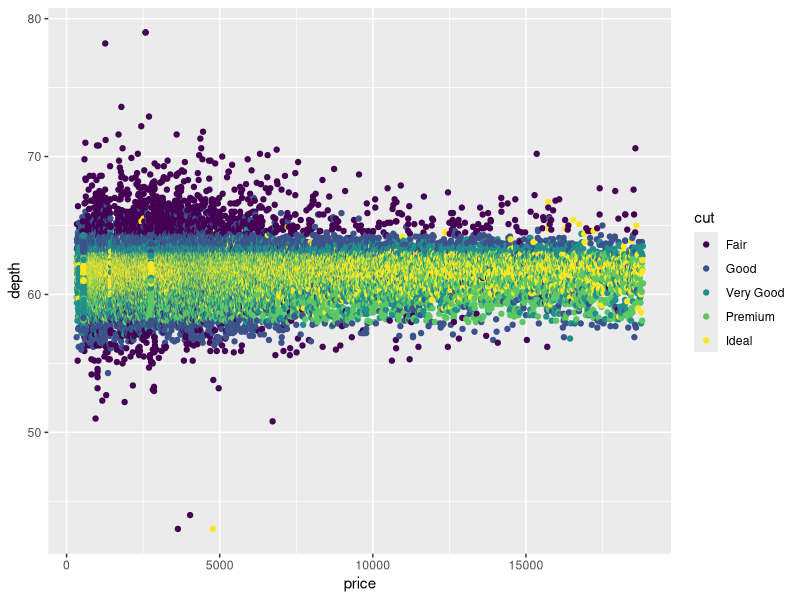
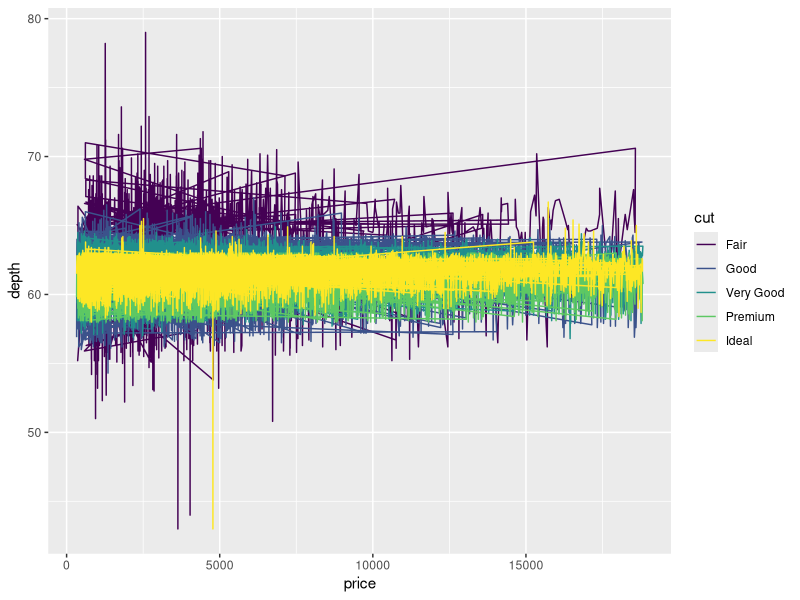
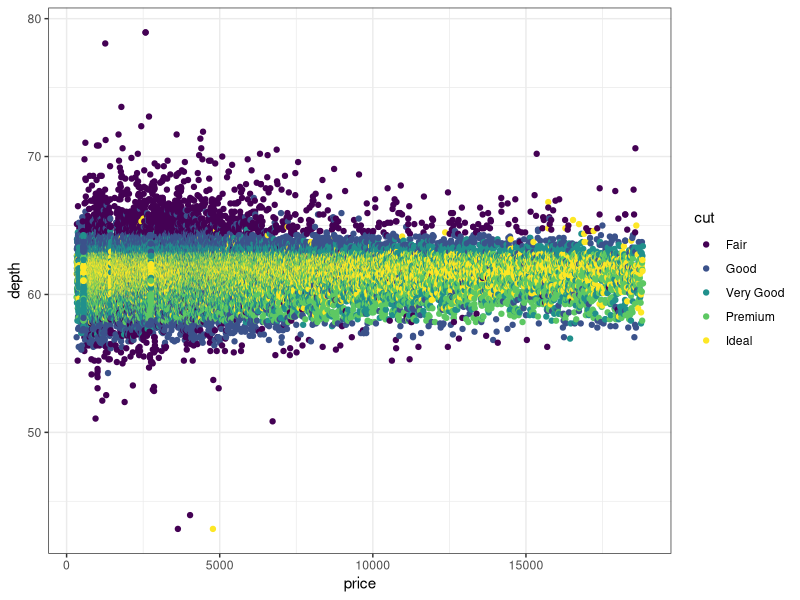

Write the R code that produced these figures, in order.
library(tidyverse)
data("diamonds")
diamonds %>% names()
diamonds %>% ggplot(aes(price, depth, colour = cut))+geom_point()
diamonds %>% ggplot(aes(price, depth, colour = cut))+geom_path()


diamonds %>% ggplot(aes(price, depth, colour = cut))+geom_point() +theme_bw()